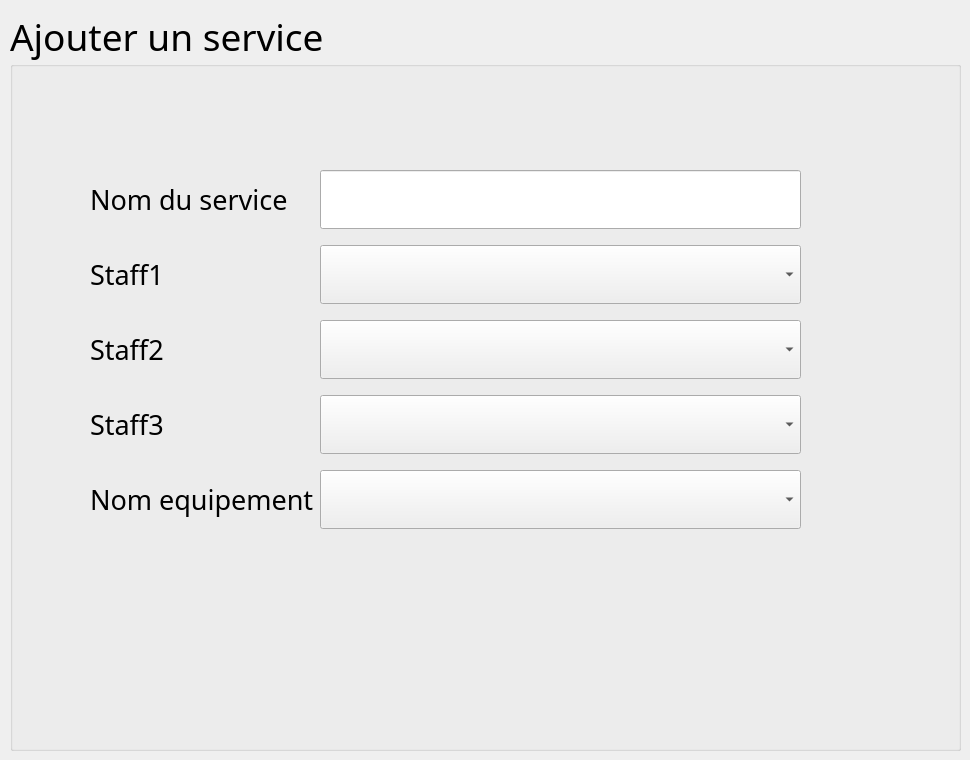
      <widget class="QWidget" name="AjoutService">
       <widget class="QGroupBox" name="groupBox_5">
        <property name="geometry">
         <rect>
          <x>10</x>
          <y>10</y>
          <width>951</width>
          <height>741</height>
         </rect>
        </property>
        <property name="font">
         <font>
          <family>Quicksand SemiBold</family>
          <pointsize>28</pointsize>
         </font>
        </property>
        <property name="title">
         <string>Ajouter un service</string>
        </property>
        <widget class="QPushButton" name="pushButton_AjouterService">
         <property name="geometry">
          <rect>
           <x>890</x>
           <y>690</y>
           <width>51</width>
           <height>41</height>
          </rect>
         </property>
         <property name="styleSheet">
          <string notr="true">#pushButton_AjouterService{
background-color: transparent;
border-image: url(:/pics/pics/valider.png);
background: none;
border: none;
background-repeat: none;
}</string>
         </property>
         <property name="text">
          <string/>
         </property>
        </widget>
        <widget class="QPushButton" name="pushButton_AnnulerAjoutService">
         <property name="geometry">
          <rect>
           <x>10</x>
           <y>700</y>
           <width>51</width>
           <height>31</height>
          </rect>
         </property>
         <property name="styleSheet">
          <string notr="true">#pushButton_AnnulerAjoutService{
background-color: transparent;
border-image: url(:/pics/pics/precedent.png);
background: none;
border: none;
background-repeat: none;
}</string>
         </property>
         <property name="text">
          <string/>
         </property>
        </widget>
        <widget class="QWidget" name="layoutWidget">
         <property name="geometry">
          <rect>
           <x>80</x>
           <y>150</y>
           <width>711</width>
           <height>381</height>
          </rect>
         </property>
         <layout class="QGridLayout" name="gridLayout_11">
          <item row="0" column="0">
           <widget class="QLabel" name="nom_service">
            <property name="font">
             <font>
              <family>Quicksand SemiBold</family>
              <pointsize>20</pointsize>
             </font>
            </property>
            <property name="text">
             <string>Nom du service</string>
            </property>
           </widget>
          </item>
          <item row="0" column="1">
           <widget class="QLineEdit" name="lineEdit_ajoutNomService"/>
          </item>
          <item row="1" column="0">
           <widget class="QLabel" name="staff1">
            <property name="font">
             <font>
              <family>Quicksand SemiBold</family>
              <pointsize>20</pointsize>
             </font>
            </property>
            <property name="text">
             <string>Staff1</string>
            </property>
           </widget>
          </item>
          <item row="1" column="1">
           <widget class="QComboBox" name="comboBox_AjoutStaff1"/>
          </item>
          <item row="2" column="0">
           <widget class="QLabel" name="staff2">
            <property name="font">
             <font>
              <family>Quicksand SemiBold</family>
              <pointsize>20</pointsize>
             </font>
            </property>
            <property name="text">
             <string>Staff2</string>
            </property>
           </widget>
          </item>
          <item row="2" column="1">
           <widget class="QComboBox" name="comboBox_AjoutStaff2"/>
          </item>
          <item row="3" column="0">
           <widget class="QLabel" name="staff3">
            <property name="font">
             <font>
              <family>Quicksand SemiBold</family>
              <pointsize>20</pointsize>
             </font>
            </property>
            <property name="text">
             <string>Staff3</string>
            </property>
           </widget>
          </item>
          <item row="3" column="1">
           <widget class="QComboBox" name="comboBox_AjoutStaff3"/>
          </item>
          <item row="4" column="0">
           <widget class="QLabel" name="label_18">
            <property name="font">
             <font>
              <family>Quicksand SemiBold</family>
              <pointsize>20</pointsize>
             </font>
            </property>
            <property name="text">
             <string>Nom equipement</string>
            </property>
           </widget>
          </item>
          <item row="4" column="1">
           <widget class="QComboBox" name="comboBox_AjoutEquip"/>
          </item>
         </layout>
        </widget>
       </widget>
      </widget>
